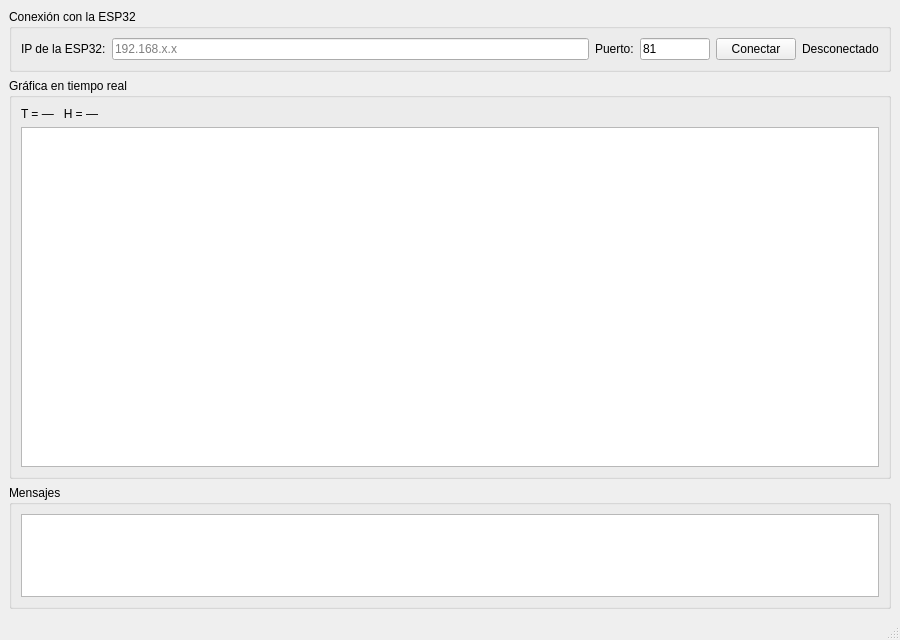
<?xml version="1.0" encoding="UTF-8"?>
<ui version="4.0">
 <class>MainWindow</class>
 <widget class="QMainWindow" name="MainWindow">
  <property name="geometry">
   <rect>
    <x>0</x>
    <y>0</y>
    <width>900</width>
    <height>640</height>
   </rect>
  </property>
  <property name="windowTitle">
   <string>Clase 16 - Ejemplo 3 - Graficar por WebSocket (JSON)</string>
  </property>
  <widget class="QWidget" name="centralwidget">
   <layout class="QVBoxLayout" name="layoutPrincipal">
    <item>
     <widget class="QGroupBox" name="grupoConexion">
      <property name="title">
       <string>Conexión con la ESP32</string>
      </property>
      <layout class="QHBoxLayout" name="layoutConexion">
       <item>
        <widget class="QLabel" name="etiquetaIp">
         <property name="text">
          <string>IP de la ESP32:</string>
         </property>
        </widget>
       </item>
       <item>
        <widget class="QLineEdit" name="lineEditIp">
         <property name="placeholderText">
          <string>192.168.x.x</string>
         </property>
        </widget>
       </item>
       <item>
        <widget class="QLabel" name="etiquetaPuerto">
         <property name="text">
          <string>Puerto:</string>
         </property>
        </widget>
       </item>
       <item>
        <widget class="QLineEdit" name="lineEditPuerto">
         <property name="maximumSize">
          <size>
           <width>70</width>
           <height>16777215</height>
          </size>
         </property>
         <property name="text">
          <string>81</string>
         </property>
        </widget>
       </item>
       <item>
        <widget class="QPushButton" name="botonConectar">
         <property name="text">
          <string>Conectar</string>
         </property>
        </widget>
       </item>
       <item>
        <widget class="QLabel" name="etiquetaEstado">
         <property name="text">
          <string>Desconectado</string>
         </property>
        </widget>
       </item>
      </layout>
     </widget>
    </item>
    <item>
     <widget class="QGroupBox" name="grupoGrafica">
      <property name="title">
       <string>Gráfica en tiempo real</string>
      </property>
      <layout class="QVBoxLayout" name="layoutGrafica">
       <item>
        <widget class="QLabel" name="etiquetaMedicion">
         <property name="text">
          <string>T = —   H = —</string>
         </property>
        </widget>
       </item>
       <item>
        <widget class="QChartView" name="vistaGrafica">
         <property name="minimumSize">
          <size>
           <width>0</width>
           <height>340</height>
          </size>
         </property>
        </widget>
       </item>
      </layout>
     </widget>
    </item>
    <item>
     <widget class="QGroupBox" name="grupoRegistro">
      <property name="title">
       <string>Mensajes</string>
      </property>
      <layout class="QVBoxLayout" name="layoutRegistro">
       <item>
        <widget class="QTextEdit" name="registro">
         <property name="maximumSize">
          <size>
           <width>16777215</width>
           <height>110</height>
          </size>
         </property>
         <property name="readOnly">
          <bool>true</bool>
         </property>
        </widget>
       </item>
      </layout>
     </widget>
    </item>
   </layout>
  </widget>
  <widget class="QMenuBar" name="menubar"/>
  <widget class="QStatusBar" name="statusbar"/>
 </widget>
 <customwidgets>
  <customwidget>
   <class>QChartView</class>
   <extends>QGraphicsView</extends>
   <header location="global">QtCharts/QChartView</header>
  </customwidget>
 </customwidgets>
 <resources/>
 <connections/>
</ui>
